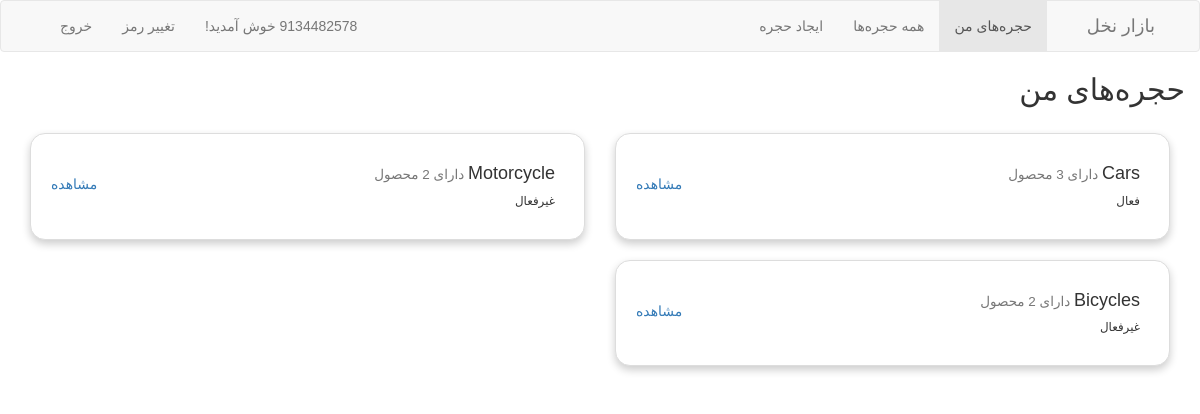
/accounts/dashboard/ (signed in), run on the app's committed database.
### market/models.py (models this page shows, shortened)
class Market(models.Model):
    class Meta:
        verbose_name = _('حجره')
        verbose_name_plural = _('حجره‌ها')
    name = models.SlugField(max_length=100, verbose_name=_('نام'), unique=True)
    user = models.ForeignKey(User, on_delete=models.SET_NULL,
                             null=True, verbose_name=_('کاربر'), related_name='markets')
    status = models.CharField(max_length=8, choices=Status.choices,
                              default=Status.ACTIVE, verbose_name=_('وضعیت'))
    objects = models.Manager()
    markets = MarketManager()

### accounts/views.py (the view)
# urls.py: path('dashboard/', views.dashboard, name='accounts_dashboard'),
@login_required
def dashboard(request):
    return render(request, 'dashboard.html')

### accounts/templates/dashboard.html (shortened to what this page needs)
{% load static %}
<!DOCTYPE html>
<html lang="fa" dir="rtl">
<head>
    <link rel="stylesheet" href="{% static 'bootstrap.min.css' %}" type="text/css">
    <link rel="stylesheet" href="{% static 'style.css' %}" type="text/css">
</head>
<body>
    {% include 'header.html' %}
    <div class="container">
        <div class="row">
            <div class="col-xl-12">
                <h2>حجره‌های من</h2>
                <br>
                {% for market in request.user.markets.all %}
                <div class="col-md-6 pull-right">
                    <div class="thumbnail">
                        <div class="caption pull-right">
                            <h4>{{market.name}}<small> دارای {{market.products.all|length}} محصول</small></h4>
                            <small>{{market.get_status_display}}</small>
                        </div>
                        <div class="pull-left action">
                            <a href="{% url 'view_market' market.name %}">مشاهده</a>
                        </div>
                    </div>
                </div>
                {% endfor %}
            </div>
        </div>
    </div>
</body>

### accounts/static/style.css (style rules this page uses)
body { font-family: IRANSans, sans-serif, tahoma; direction: rtl; margin: 0; padding: 0; background: #fff; height: 100%; text-align: right; overflow-x: hidden!important; }
.h1, .h2, .h3, .h4, .h5, .h6, h1, h2, h3, h4, h5, h6 { margin-bottom: .5rem; font-weight: 500; line-height: 1.2; margin-top: 0; }
.thumbnail { box-shadow: 0 4px 8px 0 rgba(0, 0, 0, 0.2); transition: 0.3s; min-width: 40%; padding: 20px; border-radius: 15px; }
.thumbnail .action { padding-top: 20px }

### data on the page
Market: name "Cars", status "فعال"
Market: name "Motorcycle", status "غیرفعال"
Market: name "Bicycles", status "غیرفعال"
